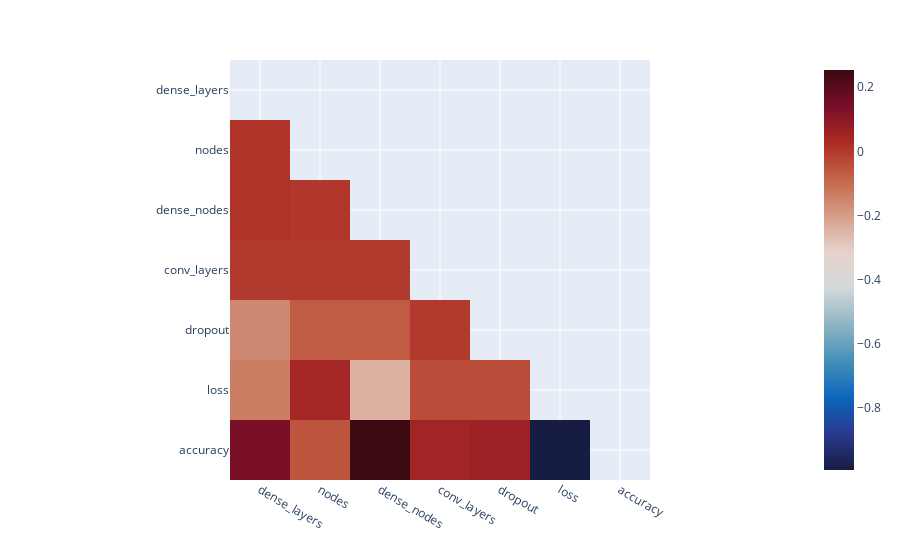

Notebook code for this chart:
### Code cell
corr = df.corr()
mask = np.triu(np.ones_like(corr, dtype=bool))
corr = corr.mask(mask)

fig = px.imshow(corr, color_continuous_scale="balance")
fig.show()

### Figure 1 — Plotly figure (JSON) as saved in the notebook; plotly's stock layout.template omitted (floating-point values rounded to 4 significant figures)
{"data": [{"coloraxis": "coloraxis", "hovertemplate": "x: %{x}<br>y: %{y}<br>color: %{z}<extra></extra>", "name": "0", "type": "heatmap", "x": ["dense_layers", "nodes", "dense_nodes", "conv_layers", "dropout", "loss", "accuracy"], "xaxis": "x", "y": ["dense_layers", "nodes", "dense_nodes", "conv_layers", "dropout", "loss", "accuracy"], "yaxis": "y", "z": [[null, null, null, null, null, null, null], [0.01097, null, null, null, null, null, null], [0.01097, 0.004902, null, null, null, null, null], [-1.799e-16, 6.981e-17, 9.52e-18, null, null, null, null], [-0.1567, -0.07001, -0.07001, 1.21e-16, null, null, null], [-0.1365, 0.04261, -0.2406, -0.03851, -0.03882, null, null], [0.1365, -0.05433, 0.254, 0.04967, 0.06126, -0.9953, null]]}], "layout": {"coloraxis": {"colorscale": [[0, "rgb(23, 28, 66)"], [0.09091, "rgb(41, 58, 143)"], [0.1818, "rgb(11, 102, 189)"], [0.2727, "rgb(69, 144, 185)"], [0.3636, "rgb(142, 181, 194)"], [0.4545, "rgb(210, 216, 219)"], [0.5455, "rgb(230, 210, 204)"], [0.6364, "rgb(213, 157, 137)"], [0.7273, "rgb(196, 101, 72)"], [0.8182, "rgb(172, 43, 36)"], [0.9091, "rgb(120, 14, 40)"], [1, "rgb(60, 9, 17)"]]}, "margin": {"t": 60}, "xaxis": {"anchor": "y", "constrain": "domain", "domain": [0, 1], "scaleanchor": "y"}, "yaxis": {"anchor": "x", "autorange": "reversed", "constrain": "domain", "domain": [0, 1]}}}
